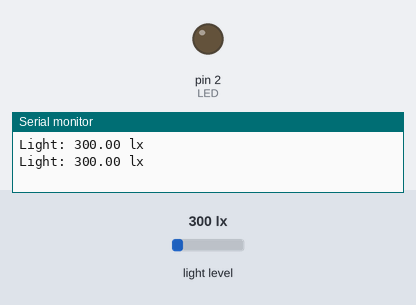
Bench run of a sketch on a simulated Arduino Uno, built with avr-gcc and run on an emulated ATmega328P. Parts: output pins drawn as LEDs (lit = HIGH), the last lines printed to the serial monitor. The inputs (shaded band) are chosen by the test bench; at power-on: light level 300 lx.

Above: at 2.3 s.
2.4 s: light level set to 112 lx
4.5 s: light level set to 89 lx
At 4.8 s:
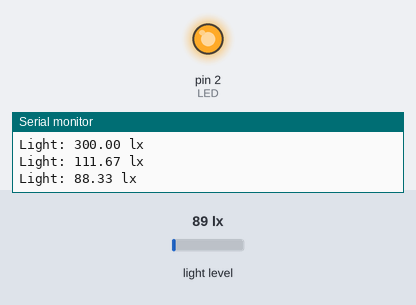
6.6 s: light level set to 500 lx
At 8.3 s:
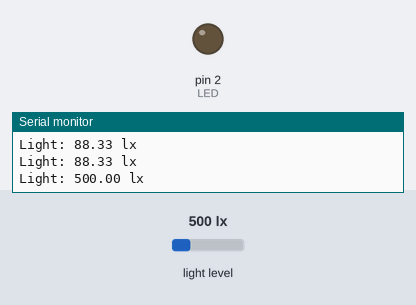
9.0 s: light level set to 40 lx
At 9.5 s:
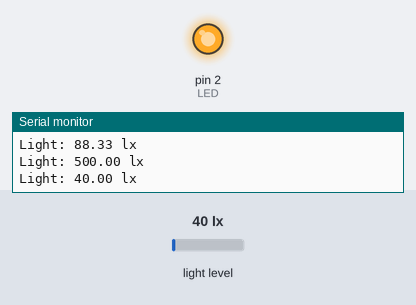
Timing chart, 0 to 12.0 s (numbered marks = the images above; inputs shaded):
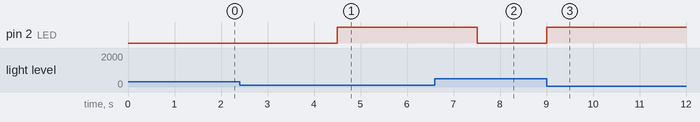

The sketch:

cau4.ino
```cpp
#include <BH1750.h>
#include <Wire.h>

int LED = 2;

BH1750 lightMeter;
const int thresh = 100;

void setup() {

Serial.begin(9600);
pinMode(LED, OUTPUT);
Wire.begin();
lightMeter.begin();

}
void loop() {
float lux = lightMeter.readLightLevel();
Serial.print("Light: ");
Serial.print(lux);
Serial.println(" lx");

if(lux < thresh)
{
  analogWrite(LED, 255);
  delay(500);
}
else{
  analogWrite(LED, 0);
  delay(500);
}

delay(1000);
}
```

Measured:
- the behaviour switches between 101 and 100 lx on light level (found by bisection; images 0 and 1)
- after the input at 4.5 s, pin 2 (LED): LOW → HIGH at once
- after the input at 6.6 s, pin 2 (LED): HIGH → LOW after 0.91 s
- after the input at 9.0 s, pin 2 (LED): LOW → HIGH at once
